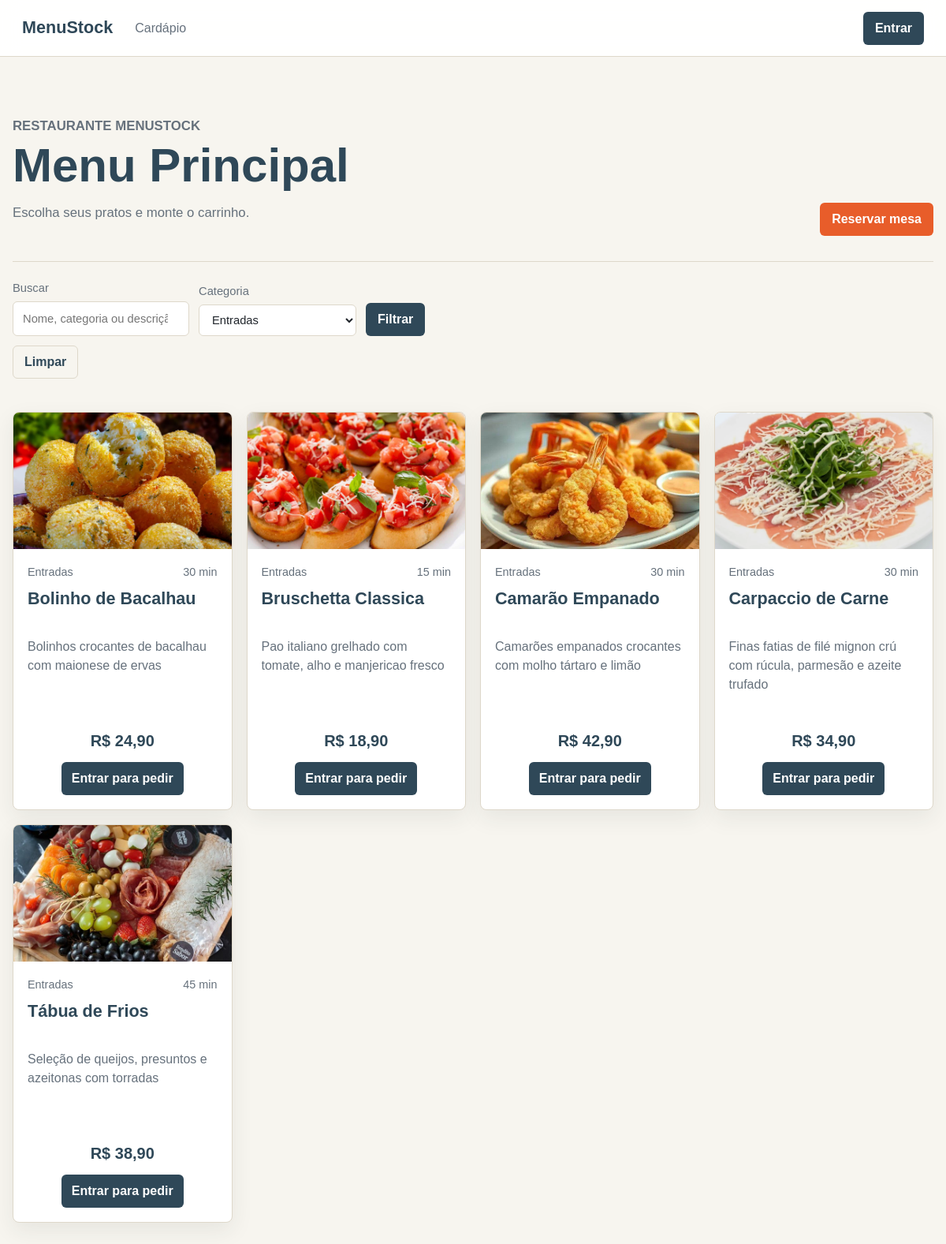
Screenshot of /index.php?categoria=1 with the database file from the repository.
### tables this page shows
CREATE TABLE `pratos` (
  `id` int(11) NOT NULL,
  `categoria_id` int(11) NOT NULL,
  `nome` varchar(100) NOT NULL,
  `descricao` text DEFAULT NULL,
  `preco` decimal(10,2) NOT NULL,
  `tempo_preparo` int(11) DEFAULT 0 COMMENT 'Tempo em minutos',
  `disponivel` tinyint(1) DEFAULT 1 COMMENT '1=disponivel 0=indisponivel',
  `imagem` varchar(255) DEFAULT NULL,
  `created_at` timestamp NOT NULL DEFAULT current_timestamp(),
  `updated_at` timestamp NOT NULL DEFAULT current_timestamp() ON UPDATE current_timestamp()
);

CREATE TABLE `categorias` (
  `id` int(11) NOT NULL,
  `nome` varchar(100) NOT NULL,
  `descricao` text DEFAULT NULL,
  `ordem_exibicao` int(11) DEFAULT 0,
  `created_at` timestamp NOT NULL DEFAULT current_timestamp(),
  `updated_at` timestamp NOT NULL DEFAULT current_timestamp() ON UPDATE current_timestamp()
);

### admin/config/auth.php (called while the page is built, shortened)
<?php
require_once __DIR__ . '/conexao.php';
function e(mixed $value): string
{
    return htmlspecialchars((string) $value, ENT_QUOTES, 'UTF-8');
}
function isLoggedIn(): bool
{
    return !empty($_SESSION['usuario_id']);
}
function hasRole(array|string $roles): bool
{
    $roles = is_array($roles) ? $roles : [$roles];
    return isLoggedIn() && in_array(currentUserTipo(), $roles, true);
}
function currentUser(): ?array
{
    if (!isLoggedIn()) {
        return null;
    }
    $stmt = getConnection()->prepare('SELECT id, nome, email, telefone, tipo FROM usuarios WHERE id = ?');
    $stmt->execute([currentUserId()]);
    $user = $stmt->fetch();
    return $user;
}
function formatMoney(float|int|string $value): string
{
    return 'R$ ' . number_format((float) $value, 2, ',', '.');
}
function publicImagePath(?string $image): string
{
    return 'admin/public/imagens/' . rawurlencode($image);
}

### admin/config/conexao.php (called while the page is built, shortened)
<?php
function getConnection(): PDO
{
    static $pdo = null;
    if ($pdo instanceof PDO) {
        return $pdo;
    }
    $host = getenv('DB_HOST') ?: getenv('MYSQLHOST') ?: 'zephyr.proxy.rlwy.net';
    $port = getenv('DB_PORT') ?: getenv('MYSQLPORT') ?: '46100';
    $database = getenv('DB_NAME') ?: getenv('MYSQLDATABASE') ?: 'menustock';
    $user = getenv('DB_USER') ?: getenv('MYSQLUSER') ?: 'root';
    $password = getenv('DB_PASS') ?: getenv('MYSQLPASSWORD') ?: 'ojuEPvwwMfxxPVxEbtBZrEFVKfSvwfrr';
    $dsn = "mysql:host={$host};port={$port};dbname={$database};charset=utf8mb4";
    try {
        $pdo = new PDO($dsn, $user, $password, [
            PDO::ATTR_ERRMODE => PDO::ERRMODE_EXCEPTION,
            PDO::ATTR_DEFAULT_FETCH_MODE => PDO::FETCH_ASSOC,
            PDO::ATTR_EMULATE_PREPARES => false,
        ]);
    } catch (PDOException $exception) {
        http_response_code(500);
        exit('Falha ao conectar ao banco de dados.');
    }
    return $pdo;
}

### admin/models/Categoria.php (called while the page is built, shortened)
<?php
require_once __DIR__ . '/../config/conexao.php';
class Categoria
{
    private PDO $pdo;
    public function __construct()
    {
        $this->pdo = getConnection();
    }
    public function listar(): array
    {
        return $this->pdo
            ->query('SELECT * FROM categorias ORDER BY ordem_exibicao, nome')
            ->fetchAll();
    }
}

### admin/models/Prato.php (called while the page is built, shortened)
<?php
require_once __DIR__ . '/../config/conexao.php';
class Prato
{
    private PDO $pdo;
    public function __construct()
    {
        $this->pdo = getConnection();
    }
    public function listarDisponiveis(?string $busca = null, ?int $categoriaId = null): array
    {
        return $this->consultarPratos(true, $busca, $categoriaId);
    }
    private function consultarPratos(bool $somenteDisponiveis, ?string $busca, ?int $categoriaId): array
    {
        $sql = "SELECT p.*, c.nome AS categoria,
                       promo.preco_promocional
                FROM pratos p
                JOIN categorias c ON c.id = p.categoria_id
                LEFT JOIN (
                    SELECT prato_id, MIN(preco_promocional) AS preco_promocional
                    FROM vw_promocoes_ativas
                    GROUP BY prato_id
                ) promo ON promo.prato_id = p.id
                WHERE 1 = 1";
        $params = [];
        if ($somenteDisponiveis) {
            $sql .= ' AND p.disponivel = 1';
        }
        if ($categoriaId) {
            $sql .= ' AND p.categoria_id = ?';
            $params[] = $categoriaId;
        }
        $sql .= ' ORDER BY c.ordem_exibicao, p.nome';
        $stmt = $this->pdo->prepare($sql);
        $stmt->execute($params);
        return $stmt->fetchAll();
    }
}

### index.php (the view, shortened to what this page needs)
<?php
require_once __DIR__ . '/admin/config/auth.php';
require_once __DIR__ . '/admin/models/Prato.php';
require_once __DIR__ . '/admin/models/Categoria.php';
$pratoModel = new Prato();
$categoriaModel = new Categoria();
$busca = trim((string) ($_GET['q'] ?? ''));
$categoriaId = isset($_GET['categoria']) && $_GET['categoria'] !== ''
    ? (int) $_GET['categoria']
    : null;
$categorias = $categoriaModel->listar();
$pratos = $pratoModel->listarDisponiveis(
    $busca ?: null,
    $categoriaId
);
require_once __DIR__ . '/admin/config/public_header.php';
?>
<section class="hero">
    <div>
        <p class="eyebrow">Restaurante MenuStock</p>
        <h1>Menu Principal</h1>
        <p>Escolha seus pratos e monte o carrinho.</p>
    </div>
    <?php if (!$publicUser || ($publicUser['tipo'] ?? '') !== 'garcom'): ?>
        <a class="btn btn-secondary" href="reserva.php">
            Reservar mesa
        </a>
    <?php endif; ?>
</section>
<section class="toolbar">
    <form class="filters" method="get" action="index.php">
        <label>
            Buscar
            <input
                type="search"
                name="q"
                value="<?= e($busca) ?>"
                placeholder="Nome, categoria ou descrição"
            >
        </label>
        <label>
            Categoria
            <select name="categoria">
                <?php foreach ($categorias as $categoria): ?>
                    <option
                        value="<?= (int) $categoria['id'] ?>"
                        <?= $categoriaId === (int) $categoria['id'] ? 'selected' : '' ?>
                    >
                        <?= e($categoria['nome']) ?>
                    </option>
                <?php endforeach; ?>
            </select>
        </label>
        <button class="btn btn-primary" type="submit">
            Filtrar
        </button>
        <a class="btn btn-ghost" href="index.php">
            Limpar
        </a>
    </form>
</section>
<section class="grid menu-grid menu-card-grid">
    <?php foreach ($pratos as $prato): ?>
        <?php require __DIR__ . '/admin/views/partials/_dish_card.php'; ?>
    <?php endforeach; ?>
</section>
<?php require_once __DIR__ . '/admin/config/public_footer.php'; ?>

### admin/views/partials/_dish_card.php (shortened to what this page needs)
<?php
$isGarcom = hasRole('garcom') && basename($_SERVER['SCRIPT_NAME']) === 'menu_garcom.php';
$precoAtual = $prato['preco_promocional'] !== null
    ? (float) $prato['preco_promocional']
    : (float) $prato['preco'];
$imgSrc = $isGarcom
    ? '../public/imagens/' . ($prato['imagem'] ?: 'placeholder.svg')
    : publicImagePath($prato['imagem'] ?? null);
$imgErrorSrc = $isGarcom
    ? '../public/imagens/placeholder.svg'
    : 'admin/public/imagens/placeholder.svg';
?>
<article class="card dish-card">
    <?php if (!$isGarcom): ?>
        <a href="ver_prato.php?id=<?= (int) $prato['id'] ?>" class="dish-image-link">
    <?php endif; ?>
        <img
            src="<?= e($imgSrc) ?>"
            onerror="this.src='<?= e($imgErrorSrc) ?>'"
            alt="<?= e($prato['nome']) ?>"
            class="dish-image"
        >
    <?php if (!$isGarcom): ?>
        </a>
    <?php endif; ?>
    <div class="card-content menu-card-content">
        <div class="dish-meta">
            <span><?= e($prato['categoria']) ?></span>
            <span><?= (int) $prato['tempo_preparo'] ?> min</span>
        </div>
        <h2 class="dish-title"><?= e($prato['nome']) ?></h2>
        <p class="dish-description"><?= e($prato['descricao']) ?></p>
        <?php if (!$isGarcom): ?>
            <div class="dish-card-footer">
                <div class="price-row dish-price-row">
                    <strong><?= formatMoney($precoAtual) ?></strong>
                </div>
                <div class="card-actions dish-card-actions">
                    <?php if (hasRole('user')): ?>
                        <a class="btn btn-primary" href="ver_prato.php?id=<?= (int) $prato['id'] ?>">Adicionar</a>
                    <?php elseif (!isLoggedIn()): ?>
                        <a class="btn btn-primary" href="login.php">Entrar para pedir</a>
                    <?php endif; ?>
                </div>
            </div>
        <?php endif; ?>
    </div>
</article>

### rows the page displays
pratos: imagem (picture), categoria.nome "Entradas", tempo_preparo "30", nome "Bolinho de Bacalhau", descricao "Bolinhos crocantes de bacalhau com maionese de ervas", precoAtual "R$ 24,90"
pratos: imagem (picture), categoria.nome "Entradas", tempo_preparo "15", nome "Bruschetta Classica", descricao "Pao italiano grelhado com tomate, alho e manjericao fresco", precoAtual "R$ 18,90"
pratos: imagem (picture), categoria.nome "Entradas", tempo_preparo "30", nome "Camarão Empanado", descricao "Camarões empanados crocantes com molho tártaro e limão", precoAtual "R$ 42,90"
pratos: imagem (picture), categoria.nome "Entradas", tempo_preparo "30", nome "Carpaccio de Carne", descricao "Finas fatias de filé mignon crú com rúcula, parmesão e azeite trufado", precoAtual "R$ 34,90"
pratos: imagem (picture), categoria.nome "Entradas", tempo_preparo "45", nome "Tábua de Frios", descricao "Seleção de queijos, presuntos e azeitonas com torradas", precoAtual "R$ 38,90"

### other values shown
form field categoria "Entradas"
